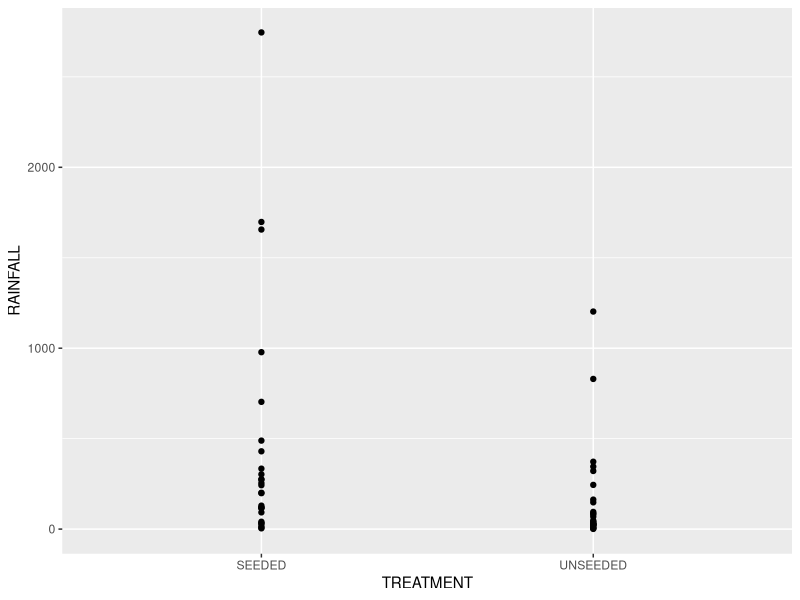
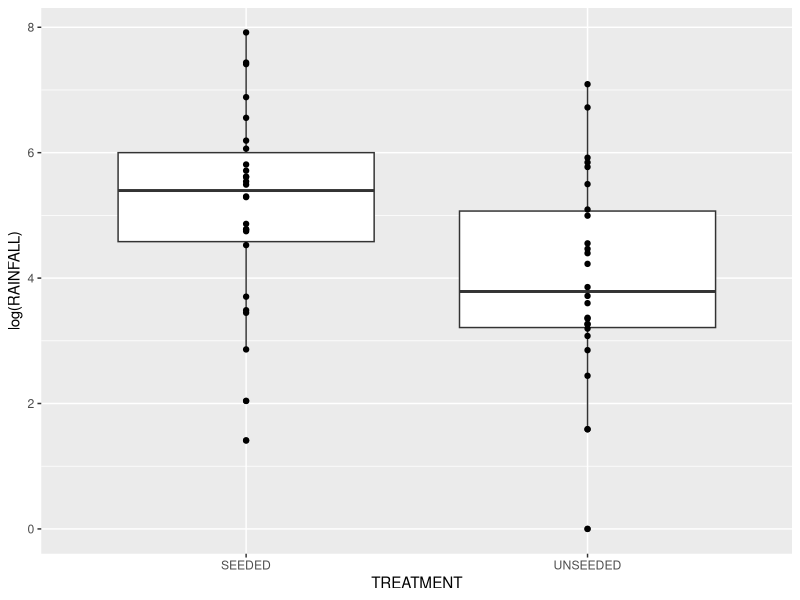
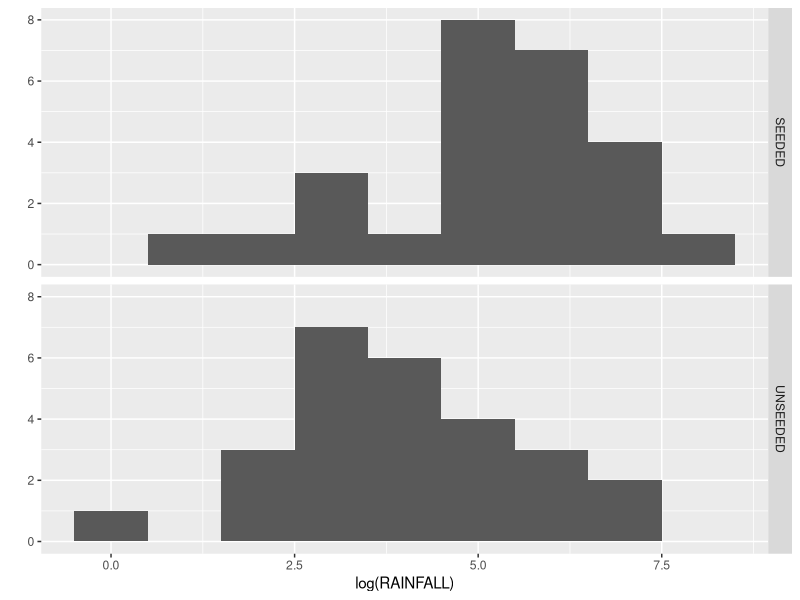

The R script that drew these images, in order: (Note: this script raises an error after producing the figures.)
## ---- chunk 1
c0301 <- read.csv('ascii/case0301.csv')
require(ggplot2)
## ---- chunk 2
table(c0301$TREATMENT)
## ---- chunk 3
qplot(TREATMENT, RAINFALL, data=c0301, geom='point')
## ---- chunk 4
qplot(TREATMENT, log(RAINFALL), data=c0301, geom='boxplot') + geom_point()
## ---- chunk 5
qplot(log(RAINFALL), data=c0301, binwidth=1) + facet_grid(facets=TREATMENT ~ .)
## ---- chunk 6
(tt <- t.test(log(RAINFALL) ~ TREATMENT, data=c0301))
diff <- tt$estimate[1] - tt$estimate[2]
names(diff) <- NULL
## ---- chunk 7
c0302 <- read.csv('ascii/case0302.csv')
## ---- chunk 8
qplot(VETERAN, DIOXIN, data=c0302, position=position_jitter(w=0.1), alpha=0.1) +
   geom_boxplot(alpha=0.5)
